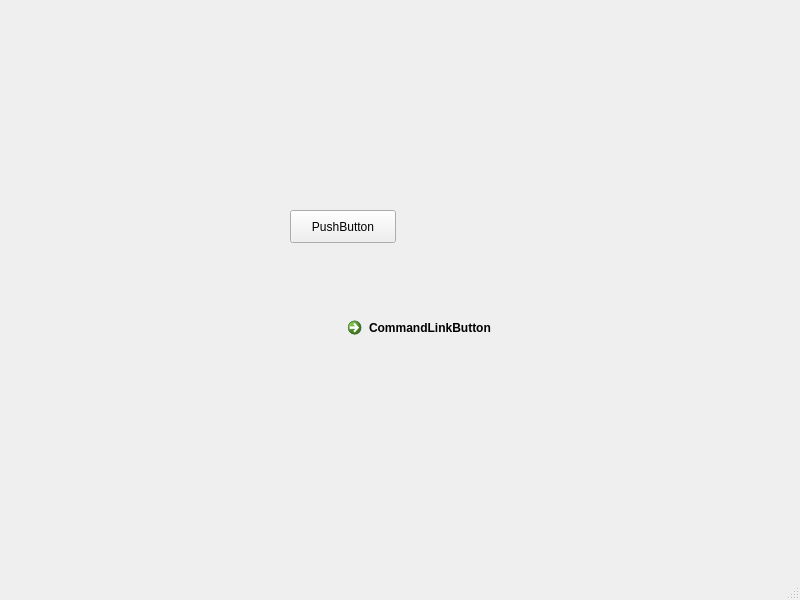
<?xml version="1.0" encoding="UTF-8"?>
<ui version="4.0">
 <class>MainWindow</class>
 <widget class="QMainWindow" name="MainWindow">
  <property name="geometry">
   <rect>
    <x>0</x>
    <y>0</y>
    <width>800</width>
    <height>600</height>
   </rect>
  </property>
  <property name="windowTitle">
   <string>MainWindow</string>
  </property>
  <widget class="QWidget" name="centralwidget">
   <widget class="QPushButton" name="pushButton">
    <property name="geometry">
     <rect>
      <x>290</x>
      <y>210</y>
      <width>106</width>
      <height>33</height>
     </rect>
    </property>
    <property name="text">
     <string>PushButton</string>
    </property>
   </widget>
   <widget class="QCommandLinkButton" name="commandLinkButton">
    <property name="geometry">
     <rect>
      <x>340</x>
      <y>310</y>
      <width>207</width>
      <height>41</height>
     </rect>
    </property>
    <property name="text">
     <string>CommandLinkButton</string>
    </property>
   </widget>
  </widget>
  <widget class="QMenuBar" name="menubar">
   <property name="geometry">
    <rect>
     <x>0</x>
     <y>0</y>
     <width>800</width>
     <height>30</height>
    </rect>
   </property>
  </widget>
  <widget class="QStatusBar" name="statusbar"/>
 </widget>
 <resources/>
 <connections/>
</ui>
